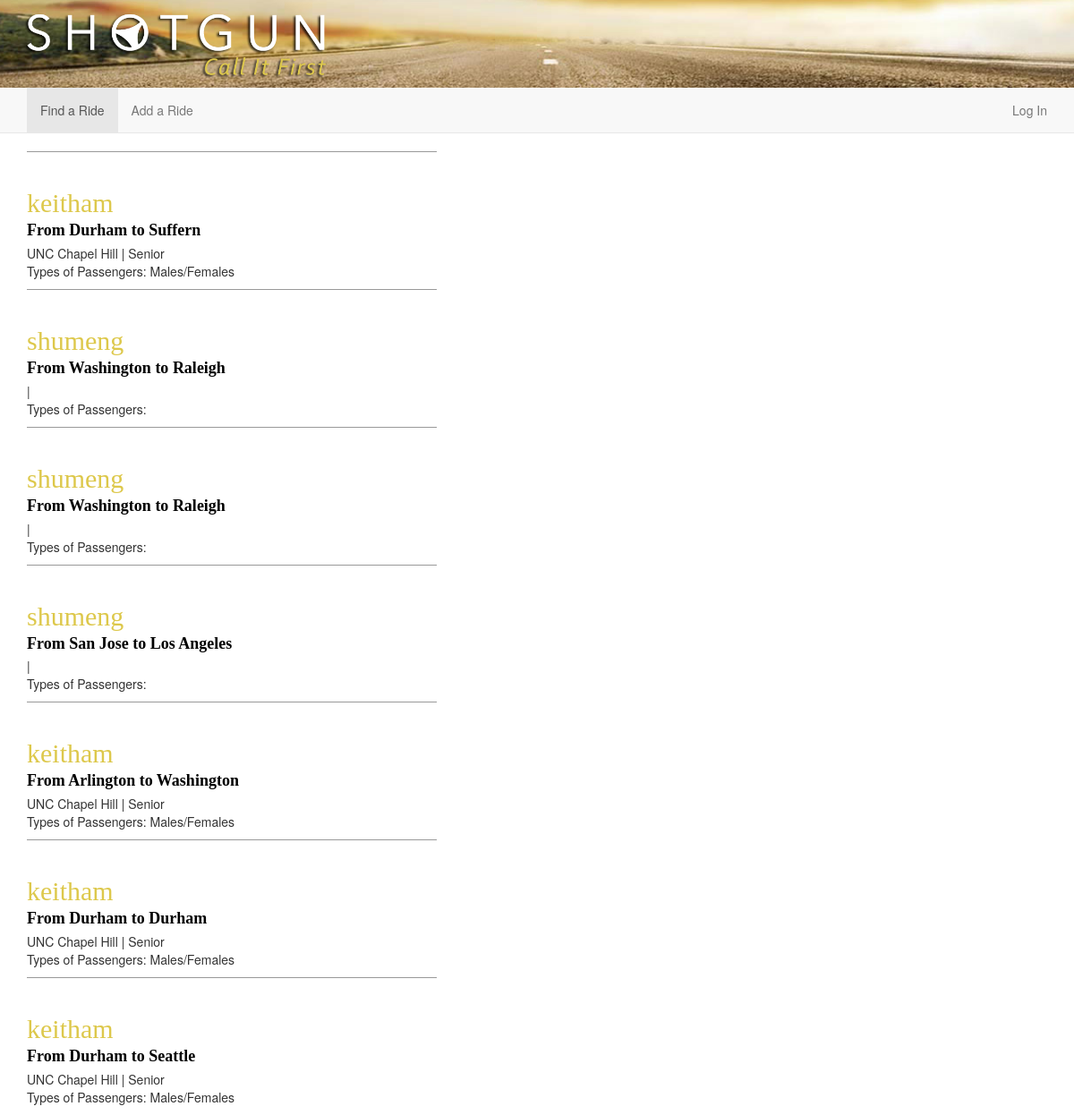
Before: /rides/ with the older database file.
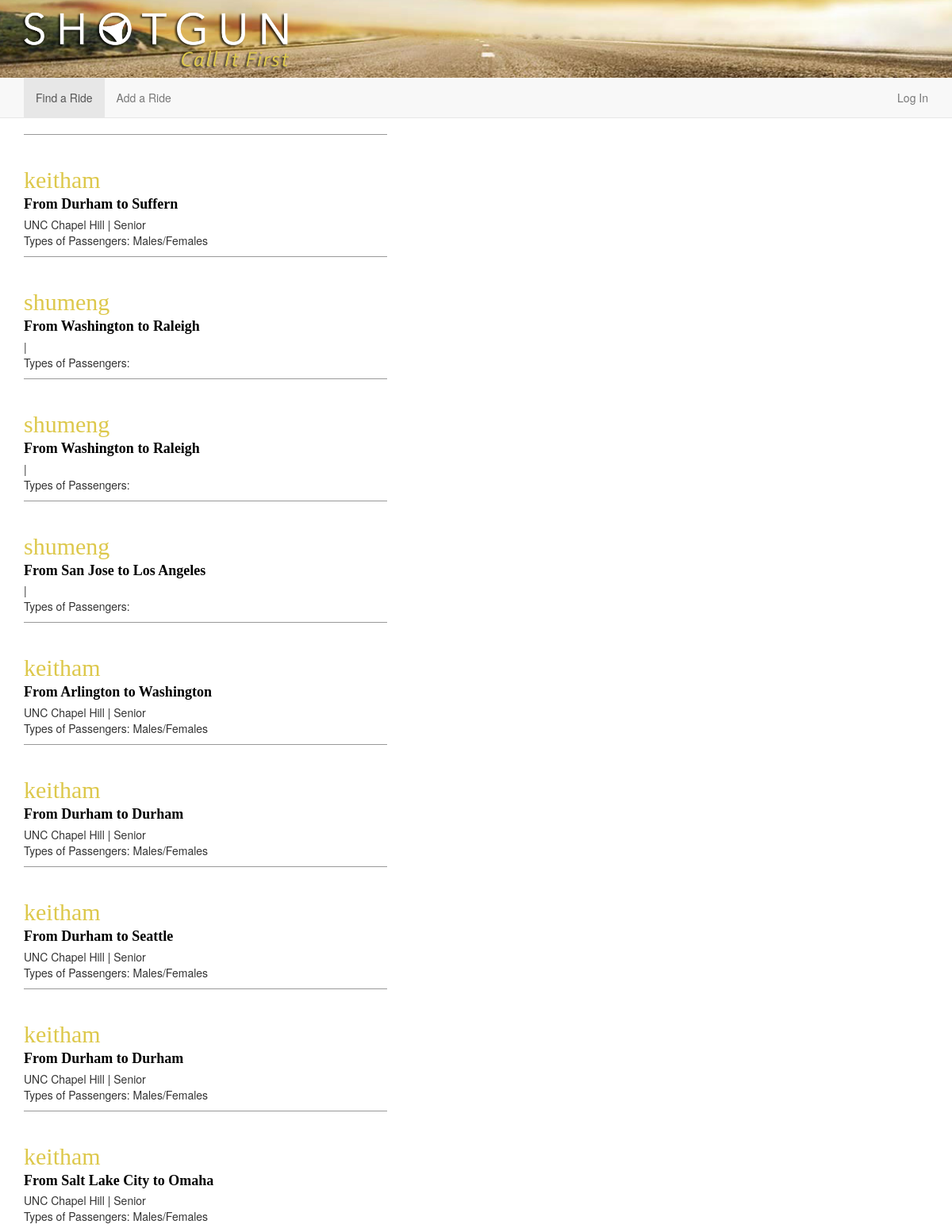
After: the same page with the newer database file.
### drive/models.py (models this page shows, shortened)
class Ride(models.Model):
    driver = models.ForeignKey(User)
    fromLocation = models.ForeignKey('Location', related_name='ride_from_set')
    toLocation = models.ForeignKey('Location', related_name='ride_to_set')
    leavingOn = models.DateField()
    gasMoney = models.DecimalField(max_digits=6, decimal_places=2)
    luggageRoom = models.IntegerField()

class Location(models.Model):
    lat = models.DecimalField(max_digits=10, decimal_places=6)
    lng = models.DecimalField(max_digits=10, decimal_places=6)
    formattedAddress = models.CharField(max_length=255)
    city = models.CharField(max_length=255)

class ShotgunProfile(models.Model):
    YEARS = (
        ('Freshman', 'Freshman'),
        ('Sophomore', 'Sophomore'),
        ('Junior', 'Junior'),
        ('Senior', 'Senior'),
        ('Professor', 'Professor'),
    )
    SCHOOLS = (
        ('UNC Chapel Hill', 'UNC Chapel Hill'),
    )
    PASSENGERS = (
        ('Males', 'Males'),
        ('Females', 'Females'),
        ('Males/Females', 'Males/Females'),
    )
    user = models.OneToOneField(User, related_name='shotgunprofile')
    avatar = models.ImageField(upload_to='images/avatars/', default='', blank=True)
    school = models.CharField(max_length=50, choices=SCHOOLS, default='UNC Chapel Hill')
    year = models.CharField(max_length=10, choices=YEARS, default='Freshman')
    passengers = models.CharField(max_length=15, choices=PASSENGERS, default='Males/Females')

### drive/views.py (the view)
# urls.py: url(r'^rides/$', views.rides_index, name='rides_index'),
def rides_index(request):
    rides = Ride.objects.all()
    paginator = Paginator(rides, 10)
    page = request.GET.get('page')
    try:
        rides = paginator.page(page)
    except PageNotAnInteger:
        rides = paginator.page(1)
    except EmptyPage:
        rides = paginator.page(paginator.num_pages)
    return render(request, 'rides/index.html', {"rides": rides})

### shotgun/resources/templates/rides/index.html (shortened to what this page needs)
{% extends 'layout_header.html' %}
{% block content %}
    <div class="col-md-5">
    <section id="section-ride-index">
        {% for ride in rides %}
            <div class="ride">
                <h2>{{ride.driver.username}}</h2>
                <h4>From {{ride.fromLocation.city}} to {{ride.toLocation.city}}</h4>
                <p>
                    {{ride.driver.shotgunprofile.school}} |
                    {{ride.driver.shotgunprofile.year}}<br>
                    Types of Passengers: {{ride.driver.shotgunprofile.passengers}}<br>
                </p>
            </div>
        {% endfor %}
    </section>
    </div>
        <div class="col-md-6 col-md-offset-1">
    </div>
{% endblock %}

### shotgun/resources/templates/layout_header.html (shortened to what this page needs)
{% extends 'base.html' %}
{% block body %}
    <div class="header row" style="margin: 0px">
        <div class="col-xs-10 col-sm-6 col-md-4">
            <a href="{% url 'drive.views.home' %}">
                <img src="{{STATIC_URL}}img/shotgun-logo.png" alt="Shotgun Logo" class="img-responsive">
            </a>
        </div>
    </div>
    {% block navbar %}{% include 'navbar.html' with active='find' %}{% endblock %}
    <div class="container-fluid">
        <div class="row">
            <div class="col-xs-12">
                {% block content %}
                {% endblock %}
            </div>
        </div>
    </div>
{% endblock %}

### shotgun/resources/templates/base.html (shortened to what this page needs)
<!DOCTYPE html>
<html lang="en">
    <head>
        <link rel="stylesheet" href="//code.jquery.com/ui/1.10.4/themes/smoothness/jquery-ui.css">
        <link href="{{STATIC_URL}}css/normalize.css" rel="stylesheet">
        <link href="{{STATIC_URL}}css/bootstrap.min.css" rel="stylesheet">
        <link href="{{STATIC_URL}}css/shotgun.css" rel="stylesheet">
    </head>
    <body>
        {% block body %}{% endblock %}
    </body>
</html>

### shotgun/resources/templates/navbar.html (shortened to what this page needs)
<nav class="navbar navbar-default navbar-static-top" role="navigation">
    <div class="container">
        <div class="collapse navbar-collapse" id="bs-example-navbar-collapse-1">
            <ul class="nav navbar-nav">
                <li{% if active == 'find' %} class="active"{% endif %}><a href="{% url 'drive.views.rides_search' %}">Find a Ride</a></li>
                <li{% if active == 'add' %} class="active"{% endif %}><a href="{% url 'drive.views.rides_new' %}">Add a Ride</a></li>
            </ul>
            {% if user.is_authenticated %}
                <ul class="nav navbar-nav navbar-right">
                    <p class="navbar-text hidden-xs">Welcome, {{user.username}}!</p>
                    <li><a href="{% url 'drive.views.profile_edit' %}">My Account</a></li>
                    <li><a href="{% url 'drive.views.drive_logout' %}">Logout</a></li>
                </ul>
            {% else %}
                <ul class="nav navbar-nav navbar-right">
                    <li><a href="{% url 'drive.views.drive_logout' %}">Log In</a></li>
                </ul>
            {% endif %}
        </div>
    </div>
</nav>

### shotgun/resources/public/css/shotgun.css (style rules this page uses)
html, body { height: 100%; }
h2, h3, h4 { font-family: Avenir; color: #ddc84b; }
.container-fluid { position: relative; }
.header { background-image: url(../img/road-top.jpg); background-repeat: no-repeat; background-position: center bottom; background-size: contain; -webkit-background-size: cover; -moz-background-size: cover; -o-background-size: cover; }
.ride { border-top: 1px solid #999999; padding-top: 20px; }
.ride>h4 { color: black; font-weight: bold; margin-top: -5px; }
.ride>p { margin-top: -5px; overflow: auto; }

Changed rows visible on the page:
added Ride: driver.username "keitham", fromLocation.city "Durham", toLocation.city "Durham", driver.shotgunprofile.school "UNC Chapel Hill", driver.shotgunprofile.year "Senior", driver.shotgunprofile.passengers "Males/Females"
added Ride: driver.username "keitham", fromLocation.city "Salt Lake City", toLocation.city "Omaha", driver.shotgunprofile.school "UNC Chapel Hill", driver.shotgunprofile.year "Senior", driver.shotgunprofile.passengers "Males/Females"
